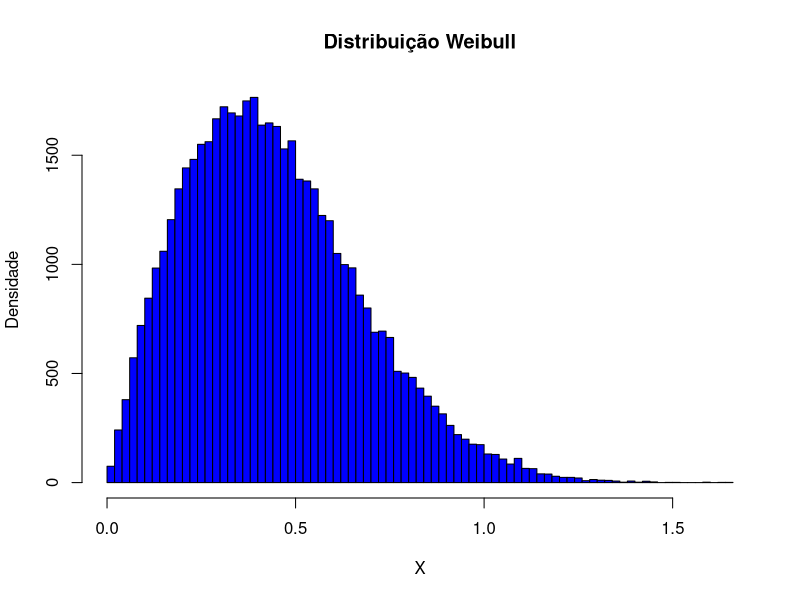

This chart was generated by the following R code:
gera.weibull <- function(nSamples, a, b)
{
  X <- rep(0, nSamples)
  U <- runif(nSamples)
  
  for (i in 1:nSamples)
  {
    X[i] = b * ((-log(1-U[i]))^(1.0/a))
  }
  
  return (X)
}

a <- 2.0
b <- 0.5
nSamples <- 50000

X <- gera.weibull(nSamples, a, b)
hist(X,
     main = "Distribuição Weibull",
     xlab = "X",
     ylab = "Densidade",
     breaks = 100,
     col = 'blue')
